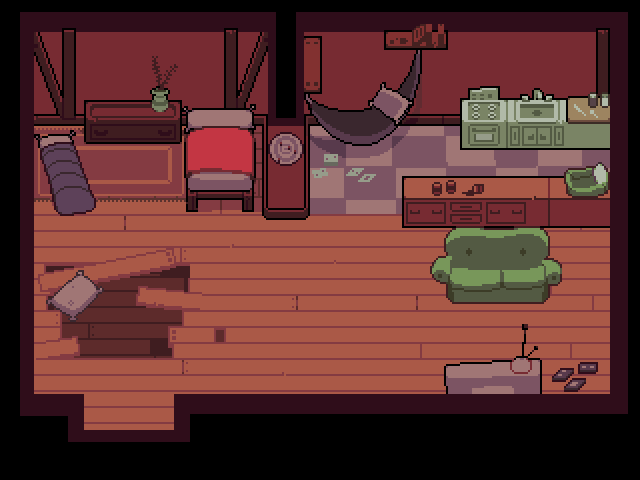

Rendered tile map (Tiled .tmx) drawn with the repository's tilesets; below, a short description and the full map source, tile grids included:
An orthogonal 16x12 tile map with 40x40 px tiles, 2 tile layers (Tile Layer 1, Tile Layer 2) and 26 objects (11x interactable, transition, down, spawn).

<map version="1.10" tiledversion="1.10.2" orientation="orthogonal" renderorder="right-down" width="16" height="12" tilewidth="40" tileheight="40" infinite="0" nextlayerid="7" nextobjectid="29">
 <editorsettings>
  <export target="37_feistyhouse.lua" format="lua" />
 </editorsettings>
 <properties>
  <property name="light" type="bool" value="true" />
  <property name="music" value="undertale_yellow/the_wild_east_house" />
  <property name="name" value="Wild East - Feisty House" />
 </properties>
 <tileset firstgid="1" source="../../tilesets/wild_east_buildings_inside.tsx" />
 <layer id="1" name="Tile Layer 1" width="16" height="12">
  <data encoding="csv">
0,0,0,0,0,0,0,0,0,0,0,0,0,0,0,0,
0,0,0,0,0,0,0,0,0,0,0,0,0,0,0,0,
0,0,0,0,0,0,0,0,0,0,0,0,0,0,0,0,
0,0,0,0,0,0,0,0,0,0,0,0,0,0,0,0,
0,0,0,0,0,0,0,0,0,0,0,0,0,0,0,0,
0,0,0,0,0,0,0,0,0,0,0,0,0,0,0,0,
0,0,0,0,0,0,0,0,0,0,0,0,0,0,0,0,
0,0,0,0,0,0,0,0,0,0,0,0,0,0,0,0,
0,0,0,0,0,0,0,0,0,0,0,0,0,0,0,0,
0,0,0,0,0,0,0,0,0,0,0,0,0,0,0,0,
0,0,0,0,0,0,0,0,0,0,0,0,0,0,0,0,
11,0,0,0,0,0,0,0,0,0,0,0,0,0,0,0
</data>
 </layer>
 <objectgroup id="2" name="collision">
  <object id="5" x="20" y="12" width="14" height="404" />
  <object id="10" x="610" y="12" width="18" height="402" />
  <object id="6" x="34" y="394" width="50" height="22" />
  <object id="7" x="174" y="394" width="436" height="20" />
  <object id="8" x="174" y="414" width="16" height="28" />
  <object id="9" x="68" y="416" width="16" height="26" />
  <object id="15" x="402" y="200" width="208" height="28" />
  <object id="16" x="262" y="126" width="48" height="94" />
  <object id="17" x="84" y="100" width="98" height="44" />
  <object id="18" x="34" y="114" width="576" height="12" />
 </objectgroup>
 <objectgroup id="6" name="objects">
  <object id="11" name="interactable" x="44" y="264" width="146" height="96">
   <properties>
    <property name="solid" type="bool" value="true" />
    <property name="text1">* (There's a hole in the floor.
How comfy!)</property>
   </properties>
  </object>
  <object id="13" name="interactable" x="34" y="130" width="62" height="86">
   <properties>
    <property name="solid" type="bool" value="true" />
    <property name="text1">* (A firm sleeping bag sits
in the corner, threatening
to restrict free sleepers.)</property>
   </properties>
  </object>
  <object id="25" name="interactable" x="182" y="104" width="74" height="108">
   <properties>
    <property name="solid" type="bool" value="true" />
    <property name="text1">* (You press on the mattress and
watch your hand get swallowed
by the memory foam.)</property>
    <property name="text2" value="* (So soft!)" />
   </properties>
  </object>
  <object id="14" name="interactable" x="564" y="162" width="46" height="36">
   <properties>
    <property name="text1">* (Weird... You haven't seen
any cats around.)</property>
   </properties>
  </object>
  <object id="23" name="interactable" x="262" y="200" width="48" height="20">
   <properties>
    <property name="text1">* (A target with darts of
various shapes and sizes suck
into it.)</property>
   </properties>
  </object>
  <object id="24" name="interactable" x="150" y="110" width="20" height="20">
   <properties>
    <property name="text1">* (Some kind of berry-plant. You
notice a few berries are
missing.)</property>
   </properties>
  </object>
  <object id="22" name="interactable" x="552" y="362" width="46" height="30">
   <properties>
    <property name="solid" type="bool" value="true" />
    <property name="text1">* (A few videotapes with custom
labels stuck on them.)</property>
    <property name="text2" value="* &quot;My favorite movie :)&quot;" />
    <property name="text3" value="* &quot;My second favorite movie :)&quot;" />
    <property name="text4" value="* &quot;Don't watch this one 0/10 :(&quot;" />
   </properties>
  </object>
  <object id="20" name="interactable" x="304" y="50" width="118" height="96">
   <properties>
    <property name="solid" type="bool" value="true" />
    <property name="text1">* (You push the hammock.
Its sway is hypnotizing.)</property>
   </properties>
  </object>
  <object id="21" name="interactable" x="430" y="256" width="132" height="48">
   <properties>
    <property name="solid" type="bool" value="true" />
    <property name="text1">* (A couch not unfit for a
thrift store.)</property>
   </properties>
  </object>
  <object id="26" name="interactable" x="444" y="358" width="98" height="36">
   <properties>
    <property name="cutscene" value="feistyhouse.tv" />
    <property name="solid" type="bool" value="true" />
   </properties>
  </object>
  <object id="19" name="interactable" x="460" y="126" width="150" height="24">
   <properties>
    <property name="solid" type="bool" value="true" />
    <property name="text1">* (A surprisingly clean
kitchen. Impressive.)</property>
   </properties>
  </object>
  <object id="3" gid="14" x="402" y="200" width="208" height="38" />
  <object id="12" gid="15" x="444" y="256" width="106" height="30" />
  <object id="28" name="transition" x="84" y="422" width="90" height="20">
   <properties>
    <property name="map" value="dunes/37" />
    <property name="marker" value="feistyhouse" />
   </properties>
  </object>
 </objectgroup>
 <objectgroup id="4" name="markers">
  <object id="2" name="down" x="129" y="392">
   <point />
  </object>
  <object id="27" name="spawn" x="320" y="300">
   <point />
  </object>
 </objectgroup>
 <layer id="5" name="Tile Layer 2" width="16" height="12">
  <data encoding="csv">
0,0,0,0,0,0,0,0,0,0,0,0,0,0,0,0,
0,0,0,0,0,0,0,0,0,0,0,0,0,0,0,0,
0,0,0,0,0,0,0,0,0,0,0,0,0,0,0,0,
0,0,0,0,0,0,0,0,0,0,0,0,0,0,0,0,
0,0,0,0,0,0,0,0,0,0,0,0,0,0,0,0,
0,0,0,0,0,0,0,0,0,0,0,0,0,0,0,0,
0,0,0,0,0,0,0,0,0,0,0,0,0,0,0,0,
0,0,0,0,0,0,0,0,0,0,0,0,0,0,0,0,
0,0,0,0,0,0,0,0,0,0,0,0,0,0,0,0,
0,0,0,0,0,0,0,0,0,0,0,0,0,0,0,0,
0,0,0,0,0,0,0,0,0,0,0,0,0,0,0,0,
13,0,0,0,0,0,0,0,0,0,0,0,0,0,0,0
</data>
 </layer>
</map>
